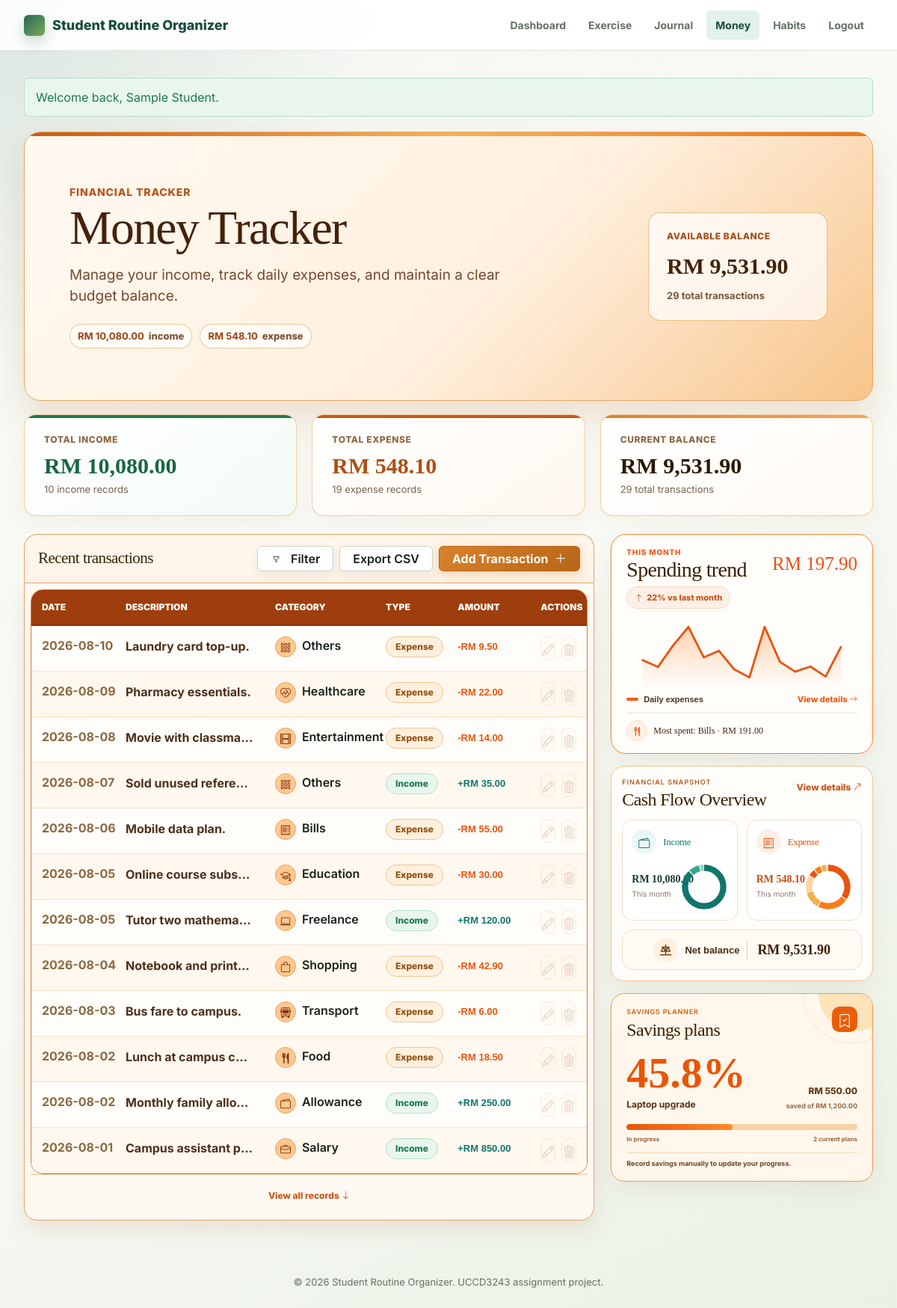
/modules/money/index.php (signed in), run on the app's committed database.
### tables this page shows
CREATE TABLE money_transactions (
  transaction_id INT AUTO_INCREMENT PRIMARY KEY,
  user_id INT NOT NULL,
  amount DECIMAL(10,2) NOT NULL,
  category VARCHAR(80) NOT NULL,
  description VARCHAR(255),
  transaction_type ENUM('income', 'expense') NOT NULL,
  transaction_date DATE NOT NULL,
  created_at TIMESTAMP DEFAULT CURRENT_TIMESTAMP,
  updated_at TIMESTAMP DEFAULT CURRENT_TIMESTAMP ON UPDATE CURRENT_TIMESTAMP,
  CONSTRAINT fk_money_user
    FOREIGN KEY (user_id) REFERENCES users(user_id)
    ON DELETE CASCADE,
  INDEX idx_money_user_date (user_id, transaction_date),
  INDEX idx_money_type_category (transaction_type, category)
);

CREATE TABLE money_savings_goals (
  goal_id INT AUTO_INCREMENT PRIMARY KEY,
  user_id INT NOT NULL,
  goal_name VARCHAR(120) NOT NULL,
  target_amount DECIMAL(10,2) NOT NULL,
  target_date DATE NULL,
  weekly_amount DECIMAL(10,2) NOT NULL DEFAULT 0.00,
  auto_save_enabled TINYINT(1) NOT NULL DEFAULT 0,
  reminders_enabled TINYINT(1) NOT NULL DEFAULT 1,
  status ENUM('active', 'paused', 'completed', 'archived') NOT NULL DEFAULT 'active',
  created_at TIMESTAMP DEFAULT CURRENT_TIMESTAMP,
  completed_at DATETIME NULL,
  updated_at TIMESTAMP DEFAULT CURRENT_TIMESTAMP ON UPDATE CURRENT_TIMESTAMP,
  CONSTRAINT fk_money_goal_user FOREIGN KEY (user_id) REFERENCES users(user_id) ON DELETE CASCADE,
  INDEX idx_money_goal_user_status (user_id, status)
);

### modules/money/index.php (the view, shortened to what the rows shown need)
<?php
require __DIR__ . '/../../config/database.php';
require __DIR__ . '/../../includes/validation.php';
require __DIR__ . '/money_helpers.php';
$userId = (int) $_SESSION['user_id'];
$filters = moneyFiltersFromRequest($_GET);
$records = [];
$monthlyExpenseTotal = 0.00;
$savingsGoal = null;
$pageError = null;
try {
    $connection = getDatabaseConnection();
    $currentMonth = new DateTimeImmutable('first day of this month');
    $monthlyExpenseTotal = moneyGetExpenseTotalForMonth($connection, $userId, $currentMonth);
    $savingsGoals = moneySavingsGoalsForUser($connection, $userId);
    $currentSavingsGoals = array_values(array_filter($savingsGoals, static fn (array $goal): bool => in_array($goal['status'], ['active', 'paused'], true)));
    $pastSavingsGoals = array_values(array_filter($savingsGoals, static fn (array $goal): bool => in_array($goal['status'], ['completed', 'archived'], true)));
    $savingsGoal = $currentSavingsGoals[0] ?? $pastSavingsGoals[0] ?? null;
    $filterQuery = moneyFilterQuery($filters, $userId);
    $sql = 'SELECT transaction_id, user_id, amount, category, description, transaction_type, transaction_date, created_at, updated_at FROM money_transactions WHERE ' . $filterQuery['where'] . ' ORDER BY ' . moneyOrderBy($filters['sort']);
    $stmt = $connection->prepare($sql);
    $params = $filterQuery['params'];
    moneyBindParams($stmt, $filterQuery['types'], $params);
    $stmt->execute();
    $records = $stmt->get_result()->fetch_all(MYSQLI_ASSOC);
} catch (Throwable $exception) {
    $pageError = 'Money transactions are unavailable right now. Please check the database setup.';
}
$visibleRecords = $records;
require __DIR__ . '/../../includes/header.php';
?>
<section class="money-theme-hero">
    <div class="money-hero-copy">
        <h1>Money Tracker</h1>
    </div>
</section>
<?php
$goalTarget = $savingsGoal ? (float) $savingsGoal['target_amount'] : 0.00;
$goalSaved = $savingsGoal ? (float) $savingsGoal['saved_amount'] : 0.00;
$goalProgress = $goalTarget > 0 ? min(100, round(($goalSaved / $goalTarget) * 100, 1)) : 0.0;
$goalProgressLabel = number_format($goalProgress, 1);
$currentSavingsGoals = $currentSavingsGoals ?? [];
$pastSavingsGoals = $pastSavingsGoals ?? [];
$currentSavingsGoalCount = count($currentSavingsGoals);
$pastSavingsGoalCount = count($pastSavingsGoals);
$selectedSavingsGoalId = (int) ($_GET['goal_id'] ?? 0);
$moneyCategoryIcons = [
    'Food' => 'bi-fork-knife', 'Transport' => 'bi-bus-front', 'Shopping' => 'bi-bag',
    'Bills' => 'bi-receipt', 'Education' => 'bi-mortarboard', 'Entertainment' => 'bi-film',
    'Healthcare' => 'bi-heart-pulse', 'Salary' => 'bi-briefcase', 'Allowance' => 'bi-wallet2',
    'Freelance' => 'bi-laptop', 'Others' => 'bi-grid-3x3-gap',
];
?>
<section class="money-workspace" aria-label="Money tracker workspace">
<div class="money-transaction-column">
<?php if ($pageError): ?>
    <div class="alert alert-error"><?= escapeOutput($pageError); ?></div>
<?php else: ?>
    <section class="exercise-board-header" id="transactions">
        <div>
            <h2>Recent transactions</h2>
        </div>
    </section>
    <?php if (!$records): ?>
        <section class="panel empty-state">
            <h2>No transactions found</h2>
            <p class="muted">Add an income or expense record or adjust your filter criteria.</p>
            <div class="button-row">
                <button class="button" type="button" data-filter-open>Open Filters</button>
                <a class="button primary" href="<?= BASE_URL; ?>/modules/money/create.php">Add Transaction</a>
            </div>
        </section>
    <?php else: ?>
        <section class="panel table-panel" aria-label="Transaction table">
            <table class="data-table money-table">
                <thead>
                    <tr>
                        <th>Date</th>
                        <th>Description</th>
                        <th>Category</th>
                        <th>Type</th>
                        <th>Amount</th>
                        <th class="money-actions-heading"><span class="visually-hidden">Actions</span></th>
                    </tr>
                </thead>
                <tbody>
                    <?php foreach ($visibleRecords as $recordIndex => $record): ?>
                        <tr class="<?= $recordIndex >= 12 ? 'money-extra-record' : ''; ?>" <?= $recordIndex >= 12 ? 'hidden' : ''; ?>>
                            <td><?= escapeOutput($record['transaction_date']); ?></td>
                            <td>
                                <span><?= $record['description'] !== '' && $record['description'] !== null ? escapeOutput($record['description']) : '<span class="muted">No description</span>'; ?></span>
                            </td>
                            <td><span class="money-transaction-category-icon"><i class="bi <?= $moneyCategoryIcons[$record['category']] ?? 'bi-receipt' ?>" aria-hidden="true"></i></span><strong><?= escapeOutput($record['category']); ?></strong></td>
                            <td>
                                <span class="status-pill <?= $record['transaction_type'] === 'income' ? 'pill-income' : 'pill-expense'; ?>">
                                    <?= ucfirst(escapeOutput($record['transaction_type'])); ?>
                                </span>
                            </td>
                            <td>
                                <strong class="money-amount <?= $record['transaction_type'] === 'income' ? 'is-income' : 'is-expense'; ?>">
                                    <?= $record['transaction_type'] === 'income' ? '+' : '-'; ?>RM <?= number_format((float) $record['amount'], 2); ?>
                                </strong>
                            </td>
                            <td>
                                <div class="table-actions money-table-actions">
                                    <a class="money-action-icon money-action-edit" data-money-return-scroll href="<?= BASE_URL; ?>/modules/money/edit.php?id=<?= (int) $record['transaction_id']; ?>" aria-label="Edit <?= escapeOutput($record['category']); ?> transaction" title="Edit transaction"><i class="bi bi-pencil" aria-hidden="true"></i></a>
                                    <a class="money-action-icon money-action-delete" data-money-return-scroll href="<?= BASE_URL; ?>/modules/money/delete.php?id=<?= (int) $record['transaction_id']; ?>" aria-label="Delete <?= escapeOutput($record['category']); ?> transaction" title="Delete transaction"><i class="bi bi-trash3" aria-hidden="true"></i></a>
                                </div>
                            </td>
                        </tr>
                    <?php endforeach; ?>
                </tbody>
            </table>
        </section>
    <?php endif; ?>
<?php endif; ?>
</div>
<aside class="money-insights-column" aria-label="Money insights">
    <section class="money-insight-card money-trend-card money-spending-launch" data-money-spending-expand data-money-spending-url="<?= BASE_URL; ?>/modules/money/spending.php?embed=1" tabindex="0" role="button" aria-expanded="false" aria-label="Expand spending insights">
        <div class="money-insight-heading"><div><p class="summary-label">This month</p><h2>Spending trend</h2></div><span class="money-insight-value">RM <?= number_format($monthlyExpenseTotal, 2); ?></span></div>
    </section>
    <section class="money-insight-card money-mini-analysis money-analysis-launch" data-money-analysis-expand data-money-analysis-url="<?= BASE_URL; ?>/modules/money/analysis.php" tabindex="0" role="button" aria-expanded="false" aria-label="Expand cash flow overview">
        <div class="money-insight-heading money-flow-heading"><div><h2>Cash Flow Overview</h2></div></div>
    </section>
    <section class="money-insight-card money-saving-card money-goal-launch" data-money-goal-expand data-money-goal-url="<?= BASE_URL; ?>/modules/money/goals.php?embed=1<?= $selectedSavingsGoalId > 0 ? '&amp;goal_id=' . $selectedSavingsGoalId : ''; ?>" tabindex="0" role="button" aria-expanded="false" aria-label="Expand savings goal">
        <div class="money-insight-heading"><div><h2>Savings plans</h2></div></div>
        <?php if ($currentSavingsGoalCount > 0 && $savingsGoal): ?>
        <div class="saving-goal-main"><div><strong><?= $goalProgressLabel; ?>%</strong><p><?= escapeOutput($savingsGoal['goal_name']); ?></p></div><span>RM <?= number_format($goalSaved, 2); ?><small>saved of RM <?= number_format($goalTarget, 2); ?></small></span></div>
        <div class="saving-progress" aria-label="<?= $goalProgressLabel; ?> percent saved"><i style="width: <?= $goalProgress; ?>%"></i></div>
        <div class="saving-progress-line"><span><?= $savingsGoal['status'] === 'paused' ? 'Paused' : ($goalProgress >= 100 ? 'Target reached' : 'In progress'); ?></span><span><?= $currentSavingsGoalCount; ?> current plan<?= $currentSavingsGoalCount === 1 ? '' : 's'; ?></span></div>
        <p class="saving-note"><?= $savingsGoal['status'] === 'completed' ? 'Goal completed — view your recorded progress.' : ($savingsGoal['status'] === 'paused' ? 'This goal is paused — open it to resume.' : 'Record savings manually to update your progress.'); ?></p>
        <?php elseif ($savingsGoal): ?>
        <div class="saving-goal-empty"><strong>No current plans</strong><p><?= $pastSavingsGoalCount; ?> past plan<?= $pastSavingsGoalCount === 1 ? '' : 's'; ?> available to review.</p><span>View past plans <i class="bi bi-arrow-right" aria-hidden="true"></i></span></div>
        <?php else: ?>
        <div class="saving-goal-empty"><strong>Set your first plan</strong><p>Track every real contribution under its own plan.</p><span>Get started <i class="bi bi-arrow-right" aria-hidden="true"></i></span></div>
        <?php endif; ?>
    </section>
</aside>
</section>
<?php require __DIR__ . '/../../includes/footer.php'; ?>

### data on the page
money_transactions: transaction_date "2026-08-10", description "Laundry card top-up.", category "Others", transaction_type "Expense", amount "9.50"
money_transactions: transaction_date "2026-08-09", description "Pharmacy essentials.", category "Healthcare", transaction_type "Expense", amount "22.00"
money_transactions: transaction_date "2026-08-08", description "Movie with classma…", category "Entertainment", transaction_type "Expense", amount "14.00"
money_transactions: transaction_date "2026-08-07", description "Sold unused refere…", category "Others", transaction_type "Income", amount "35.00"
money_transactions: transaction_date "2026-08-06", description "Mobile data plan.", category "Bills", transaction_type "Expense", amount "55.00"
money_transactions: transaction_date "2026-08-05", description "Online course subs…", category "Education", transaction_type "Expense", amount "30.00"
money_transactions: transaction_date "2026-08-05", description "Tutor two mathema…", category "Freelance", transaction_type "Income", amount "120.00"
money_transactions: transaction_date "2026-08-04", description "Notebook and print…", category "Shopping", transaction_type "Expense", amount "42.90"
money_transactions: transaction_date "2026-08-03", description "Bus fare to campus.", category "Transport", transaction_type "Expense", amount "6.00"
money_transactions: transaction_date "2026-08-02", description "Lunch at campus c…", category "Food", transaction_type "Expense", amount "18.50"
money_transactions: transaction_date "2026-08-02", description "Monthly family allo…", category "Allowance", transaction_type "Income", amount "250.00"
money_transactions: transaction_date "2026-08-01", description "Campus assistant p…", category "Salary", transaction_type "Income", amount "850.00"
money_savings_goals: goal_name "Laptop upgrade", target_amount "1,200.00"

### other printed values
APP_NAME "Student Routine Organizer"
escapeOutput($label) "Dashboard"
escapeOutput($label) "Exercise"
escapeOutput($label) "Journal"
escapeOutput($label) "Money"
escapeOutput($label) "Habits"
$message "Welcome back, Sample Student."
$summary['total_income'] "10,080.00"
$summary['total_expense'] "548.10"
$summary['balance'] "9,531.90"
$summary['total_count'] "29"
$summary['income_count'] "10"
$summary['expense_count'] "19"
$monthlyExpenseTotal "197.90"
abs($monthChange) "22"
